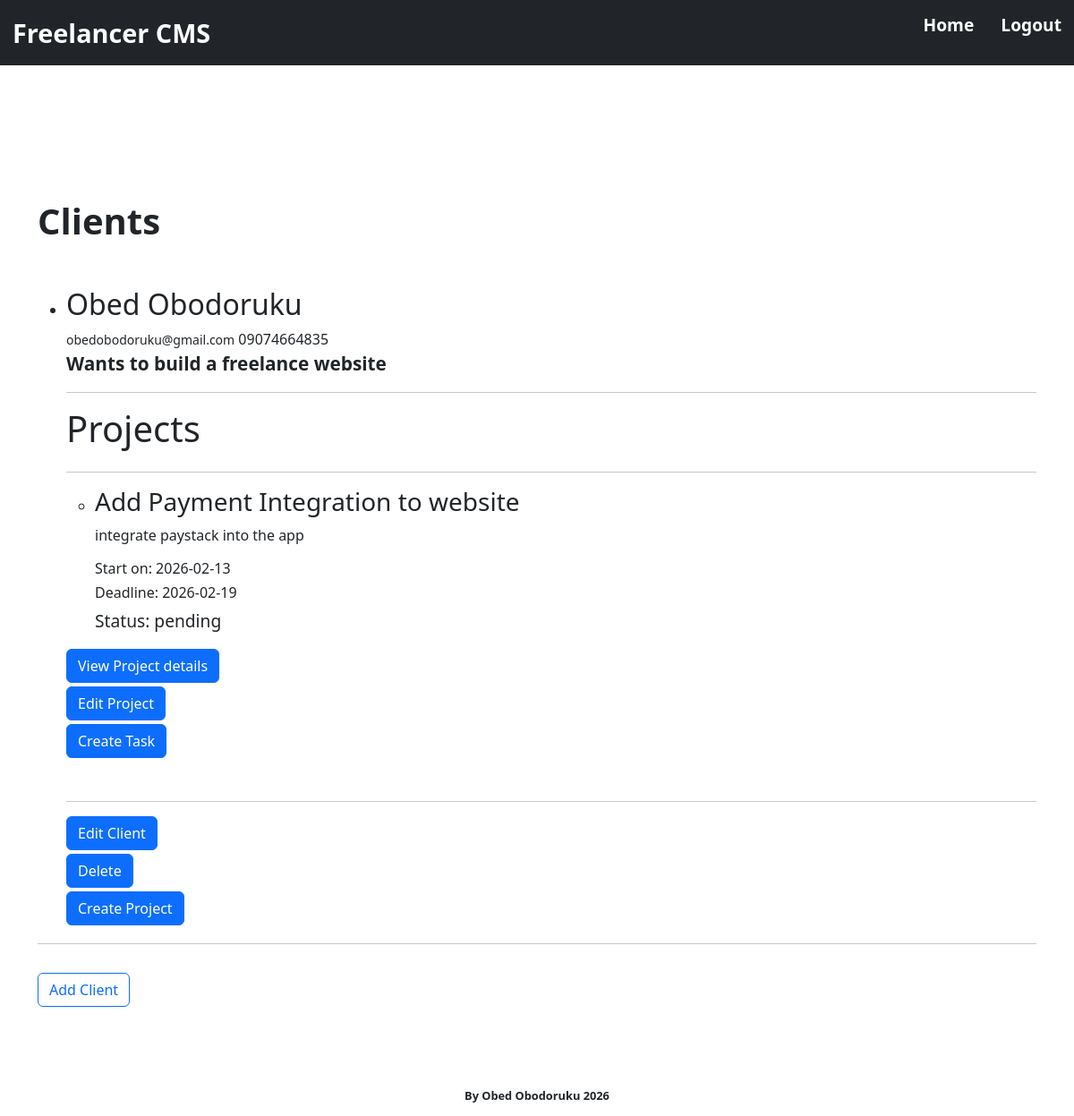
/client (signed in), run on the app's committed database.
### app/models.py (models this page shows, shortened)
class Clients(db.Model):
    id = db.Column(db.Integer, primary_key=True)
    name = db.Column(db.String(150), nullable=False)
    email = db.Column(db.String(150), nullable=False)
    phone = db.Column(db.String(20), nullable=False)
    note = db.Column(db.Text, nullable=True)
    user_id = db.Column(db.Integer, db.ForeignKey("user.id"), nullable=False)
    project = db.relationship("Project", backref="client", cascade="all, delete-orphan", lazy=True)

class Project(db.Model):
    id = db.Column(db.Integer, primary_key=True)
    title = db.Column(db.String(150), nullable=False)
    description = db.Column(db.Text)
    start_date = db.Column(db.Date, nullable=False)
    deadline = db.Column(db.Date)
    status = db.Column(db.String(50), nullable=False, default="pending")
    client_id = db.Column(db.Integer, db.ForeignKey("clients.id"), nullable=False)
    tasks = db.relationship("Task", backref="project", cascade="all, delete-orphan", passive_deletes=True, lazy=True)
    invoice = db.relationship("Invoice", backref="project", uselist=False)

### app/routes.py (the view)
@app.route("/client", methods=["GET", "POST"])
def index():
    clients = Clients.query.filter_by(user_id=current_user.id).all()
    return render_template("clients.html", clients=clients, title="Clients Page")

### app/models.py (called while the page is built)
@login_manager.user_loader
def load_user(user_id):
    return User.query.get(int(user_id))

### app/templates/clients.html (shortened to what this page needs)
{% extends "base.html" %}
{% block body %}
    {% if clients %}
        <h1 class="header-1">Clients</h1>
        {% for client in clients %}
        <ul>
            <li>
            <div class="client-info">
                <h2>{{ client.name }}</h2>
                <div>
                    <small>{{ client.email }}</small>
                    <span>{{ client.phone }}</span>
                </div>
                <div>
                    <span style="font-size: 1.3rem; font-weight: bolder;">{{ client.note }}</span>
                </div>
                <hr>
                {% if client.project %}
                    <h1>Projects</h1>
                    <hr>
                    {% for project in client.project %}
                        <ul>
                            <li>
                                <div>
                                    <h3>{{ project.title }}</h3>
                                    <div class="mb-3">
                                        <span>{{ project.description }}</span>
                                    </div>
                                    <h6>
                                        Start on:
                                        <span>{{ project.start_date }}</span>
                                    </h6>
                                    <h6>
                                        Deadline:
                                        <span>{{ project.deadline }}</span>
                                    </h6>
                                    <span style="font-weight: 500; font-size: 1.2rem;">Status: {{ project.status }}</span>
                                </div>
                            </li>
                        </ul>
                        <a href="{{ url_for('project', project_id=project.id) }}">
                            <button class="btn btn-primary mt-3 mb-1">View Project details</button>
                        </a>
                        <div>
                            <a href="{{ url_for('edit_project', project_id=project.id) }}">
                                <button class="btn btn-primary mb-1">Edit Project</button>
                            </a>
                        </div>
                        <div style="margin-bottom: 24px;">
                            <a href="{{ url_for('create_task', project_id=project.id) }}">
                                <button class="btn btn-primary mb-2">Create Task</button>
                            </a>
                        </div>
                        <hr>
                    {% endfor %}
                {%endif%}
                <div>
                    <a href="{{ url_for('edit_client', client_id=client.id) }}">
                        <button class="btn btn-primary mb-1">Edit Client</button>
                    </a>
                </div>
                <div>
                    <a href="{{ url_for('delete_client', client_id=client.id) }}">
                        <button class="btn btn-primary mb-1">Delete</button>
                    </a>
                </div>
                <div>
                    <a href="{{ url_for('create_project', client_id=client.id) }}">
                        <button class="btn btn-primary mb-1">Create Project</button>
                    </a>
                </div>
            </div>
            </li>
        </ul>
        <hr>
        {% endfor %}
        <form method="post" action="{{ url_for('create_client') }}">
            <button class="btn btn-outline-primary mt-3 mb-4" type="submit">Add Client</button>
        </form>
    {% endif %}
{% endblock %}

### app/static/main.css (style rules this page uses)
* { box-sizing: border-box; margin: 0; padding: 0; }
.client-info { display: flex; flex-direction: column; margin-top: 50px; }
.header-1 { font-size: 2.5rem; font-weight: bolder; }

### data on the page
Clients: name "Obed Obodoruku", email "obedobodoruku@gmail.com", phone "09074664835", note "Wants to build a freelance website"
Project: title "Add Payment Integration to website", description "integrate paystack into the app", start_date "2026-02-13", deadline "2026-02-19", status "pending"
